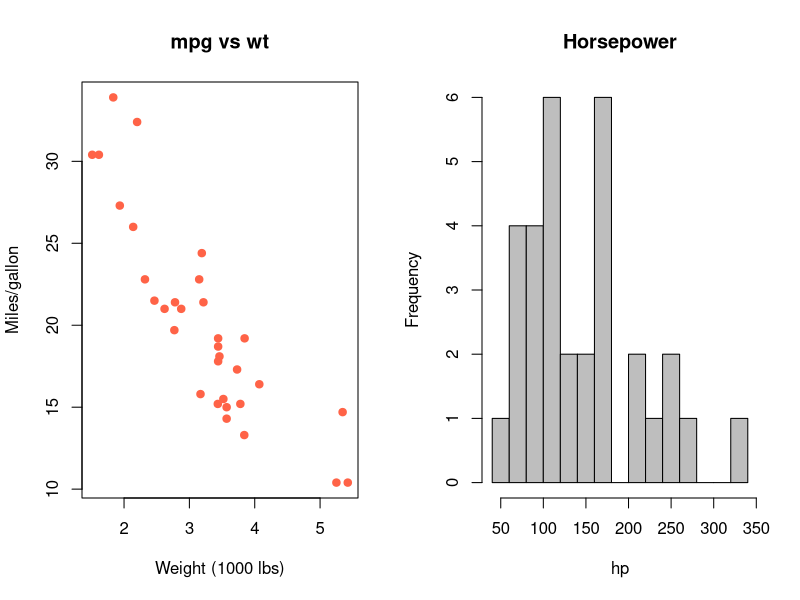

The R source for this figure: (Note: this script raises an error after producing the figure.)
# 8_visualization/challenge_solution.R -----------------------------------

## 1
data(mtcars)                    # built-in
pdf_path <- "output/mtcars_plots.pdf"
dir.create("output", showWarnings = FALSE)

## 2 & 3
pdf(png_path, width = 8, height = 4)
par(mfrow = c(1, 2))
plot(mtcars$wt, mtcars$mpg,
     main = "mpg vs wt",
     xlab = "Weight (1000 lbs)", ylab = "Miles/gallon",
     pch = 19, col = "tomato")
hist(mtcars$hp,
     main = "Horsepower",
     xlab = "hp", breaks = 15, col = "gray")
dev.off()

cat("Plots saved to", png_path, "\n")
